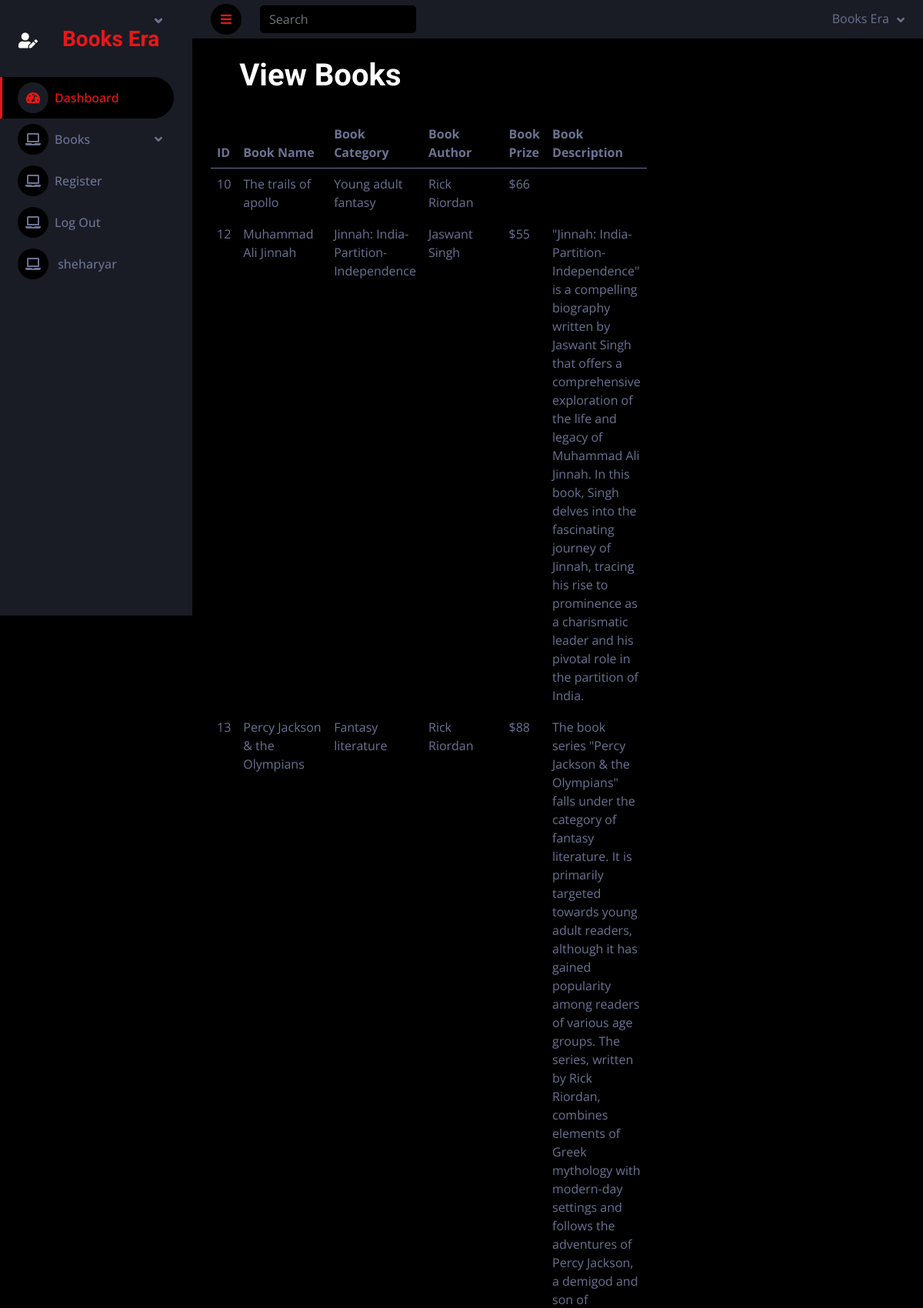
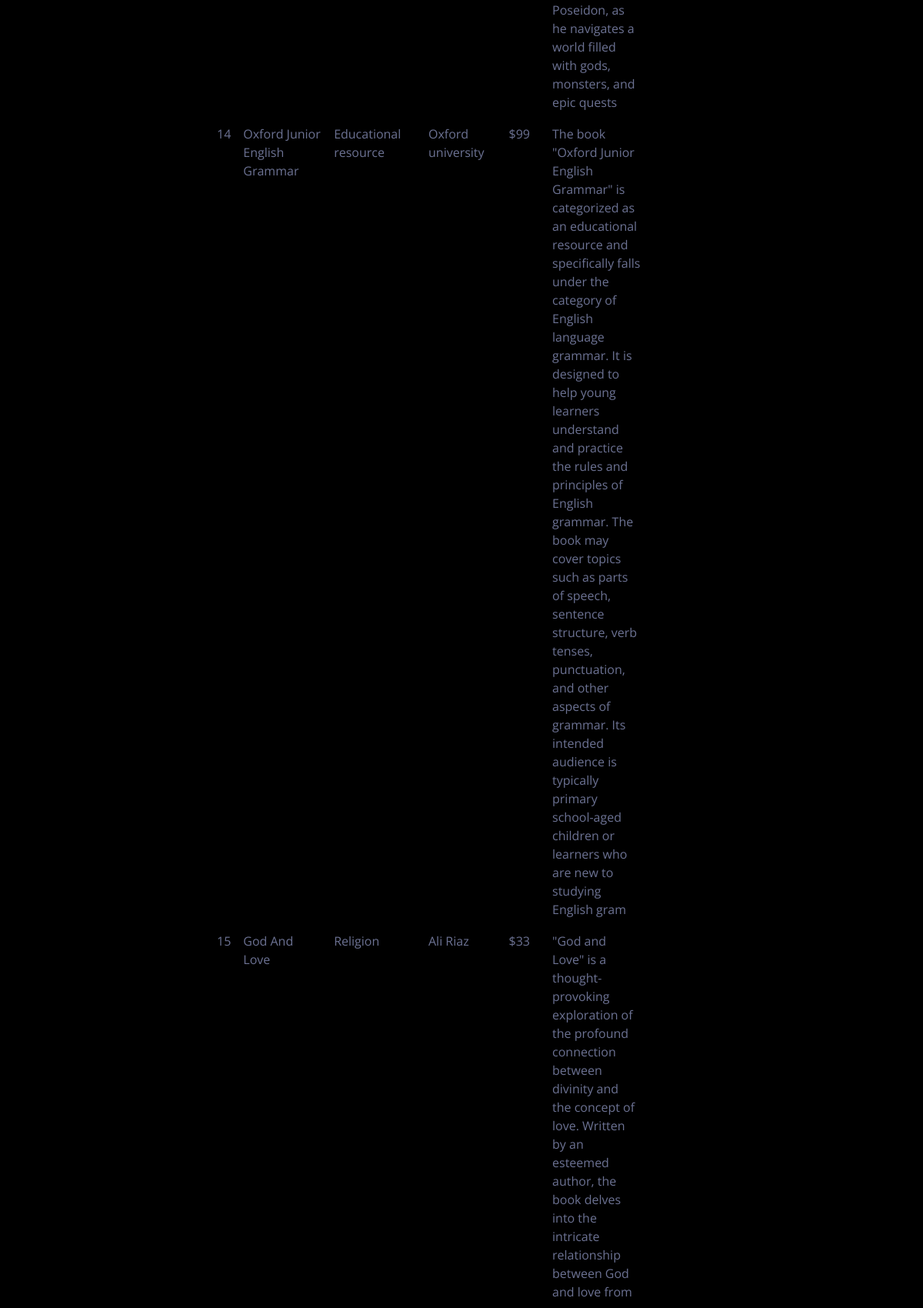
/viewbook.php (signed in, upper part), run on the app's committed database (2 pictures, top to bottom).
### tables this page shows
CREATE TABLE `book_table` (
  `id` int(11) NOT NULL,
  `book_name` varchar(50) NOT NULL,
  `book_cat` varchar(50) NOT NULL,
  `book_author` varchar(50) NOT NULL,
  `book_prize` text NOT NULL,
  `book_img` text NOT NULL,
  `book_desc` varchar(500) NOT NULL
);

### viewbook.php (the view, shortened to what this page needs)
<?php
include 'header.php';
?>
  <div class="container-fluid pt-4 px-4">
                <div class="row">
                   <div class="col-lg-4 text-center">
                    <h1>View Books</h1>
                   </div>
                </div>
                <div class="row mt-4">
                    <div class="col-lg-4">
                    <table class="table table-hover">
  <thead>
    <tr>
      <th scope="col">ID</th>
      <th scope="col">Book Name</th>
      <th scope="col">Book Category</th>
      <th scope="col">Book Author</th>
      <th scope="col">Book Prize</th>
      <th scope="col">Book Description</th>
    </tr>
  </thead>
  <tbody>
    <?php
    include "./config.php";
    $query = 'SELECT * FROM book_table';
    $result = mysqli_query($con, $query);
    foreach($result as $data){
    ?>
    <tr class="table-active">
      <td><?php echo $data['id'] ?></td>
      <td><?php echo $data['book_name'] ?></td>
      <td><?php echo $data['book_cat'] ?></td>
      <td><?php echo $data['book_author'] ?></td>
      <td><?php echo $data['book_prize'] ?></td>
      <td><?php echo $data['book_desc'] ?></td>
    </tr>
    <?php } ?>
  </tbody>
</table>
                    </div>
                </div>
            </div>

### header.php (shortened to what this page needs)
<!DOCTYPE html>
<html lang="en">
<head>
    <link href="https://cdnjs.cloudflare.com/ajax/libs/font-awesome/5.10.0/css/all.min.css" rel="stylesheet">
    <link href="https://cdn.jsdelivr.net/npm/bootstrap-icons@1.4.1/font/bootstrap-icons.css" rel="stylesheet">
    <link href="lib/owlcarousel/assets/owl.carousel.min.css" rel="stylesheet">
    <link href="lib/tempusdominus/css/tempusdominus-bootstrap-4.min.css" rel="stylesheet" />
    <link href="css/bootstrap.min.css" rel="stylesheet">
    <link href="css/style.css" rel="stylesheet">
</head>
<div class="container-fluid position-relative d-flex p-0">
        <div class="sidebar pe-4 pb-3">
            <nav class="navbar bg-secondary navbar-dark">
                <a href="index.html" class="navbar-brand mx-4 mb-3">
                    <h3 class="text-primary"><i class="fa fa-user-edit me-2"></i><a style="text-decoration: none;" href="./index.php">Books Era</a></h3>
                </a>
                <div class="navbar-nav w-100">
                        <?php
                        if(isset($_SESSION['name'])){
                        ?>
                        <a href="./index.php" class="nav-item nav-link active"><i class="fa fa-tachometer-alt me-2"></i>Dashboard</a>
                    <div class="nav-item dropdown">
                        <a href="#" class="nav-link dropdown-toggle" data-bs-toggle="dropdown"><i class="fa fa-laptop me-2"></i>Books</a>
                    </div>
                        <div class="nav-item">
                        <a href="./register.php" class="nav-link dropdown-toggle" data-bs-toggle=""><i class="fa fa-laptop me-2"></i>Register</a>
                        </div>
                        <div class="nav-item">
                        <a href="./logout.php" class="nav-link dropdown-toggle" data-bs-toggle=""><i class="fa fa-laptop me-2"></i>Log Out</a>
                        </div>
                        <?php } else { ?>
                        <div class="nav-item">
                        <a href="./login.php" class="nav-link dropdown-toggle" data-bs-toggle=""><i class="fa fa-laptop me-2"></i>Log In</a>
                        </div>
                        <?php } ?>
                        <div class="nav-item">
                        <a href="./login.php" class="nav-link dropdown-toggle" data-bs-toggle=""><i class="fa fa-laptop me-2"></i>
                    <?php
                    if(isset($_SESSION['name'])){
                        echo $_SESSION['name'];
                    }
                    ?>
                    </a>
                        </div>
                    </div>
                </div>
        </div>
        <div class="content">
            <nav class="navbar navbar-expand bg-secondary navbar-dark sticky-top px-4 py-0">
                <a href="#" class="sidebar-toggler flex-shrink-0">
                    <i class="fa fa-bars"></i>
                </a>
                <form class="d-none d-md-flex ms-4">
                    <input class="form-control bg-dark border-0" type="search" placeholder="Search">
                </form>
                <div class="navbar-nav align-items-center ms-auto">
                    <div class="nav-item dropdown">
                        <a href="#" class="nav-link dropdown-toggle" data-bs-toggle="dropdown">
                            <span class="d-none d-lg-inline-flex">Books Era</span>
                        </a>
                    </div>
                </div>
            </nav>
</body>
</html>

### style.css (style rules this page uses)
:root { --primary: #EB1616; --secondary: #191C24; --light: #6C7293; --dark: #000000; }
.sidebar { position: fixed; top: 0; left: 0; bottom: 0; width: 250px; height: 100vh; overflow-y: auto; background: var(--secondary); transition: 0.5s; z-index: 999; }
.content { margin-left: 250px; min-height: 100vh; background: var(--dark); transition: 0.5s; }
@media (min-width: 992px) { .sidebar { margin-left: 0; } }
@media (min-width: 992px) { .content { width: calc(100% - 250px); } }
.sidebar .navbar .navbar-nav .nav-link { padding: 7px 20px; color: var(--light); font-weight: 500; border-left: 3px solid var(--secondary); border-radius: 0 30px 30px 0; outline: none; }
.sidebar .navbar .navbar-nav .nav-link:hover, .sidebar .navbar .navbar-nav .nav-link.active { color: var(--primary); background: var(--dark); border-color: var(--primary); }
.sidebar .navbar .navbar-nav .nav-link i { width: 40px; height: 40px; display: inline-flex; align-items: center; justify-content: center; background: var(--dark); border-radius: 40px; }
.sidebar .navbar .navbar-nav .nav-link:hover i, .sidebar .navbar .navbar-nav .nav-link.active i { background: var(--secondary); }
.sidebar .navbar .dropdown-toggle::after { position: absolute; top: 15px; right: 15px; border: none; content: "\f107"; font-family: "Font Awesome 5 Free"; font-weight: 900; transition: .5s; }
.content .navbar .navbar-nav .nav-link { margin-left: 25px; padding: 12px 0; color: var(--light); outline: none; }
.content .navbar .sidebar-toggler, .content .navbar .navbar-nav .nav-link i { width: 40px; height: 40px; display: inline-flex; align-items: center; justify-content: center; background: var(--dark); border-radius: 40px; }
.content .navbar .dropdown-toggle::after { margin-left: 6px; vertical-align: middle; border: none; content: "\f107"; font-family: "Font Awesome 5 Free"; font-weight: 900; transition: .5s; }

### data on the page
book_table: id "10", book_name "The trails of apollo", book_cat "Young adult fantasy", book_author "Rick Riordan", book_prize "$66"
book_table: id "12", book_name "Muhammad Ali Jinnah", book_cat "Jinnah: India-Partition-Independence", book_author "Jaswant Singh", book_prize "$55", book_desc "\"Jinnah: India-Partition-Independence\" is a compelling biography written by Jaswant Singh that offers a comprehensive exploration of the life and legacy of Muhammad Ali Jinnah. In this book, Singh delves into the fascinating journey of Jinnah, tracing his rise to prominence as a charismatic leader and his pivotal role in the partition of India."
book_table: id "13", book_name "Percy Jackson & the Olympians", book_cat "Fantasy literature", book_author "Rick Riordan", book_prize "$88", book_desc "The book series \"Percy Jackson & the Olympians\" falls under the category of fantasy literature. It is primarily targeted towards young adult readers, although it has gained popularity among readers of various age groups. The series, written by Rick Riordan, combines elements of Greek mythology with modern-day settings and follows the adventures of Percy Jackson, a demigod and son of Poseidon, as he navigates a world filled with gods, monsters, and epic quests"
book_table: id "14", book_name "Oxford Junior English Grammar", book_cat "Educational resource", book_author "Oxford university", book_prize "$99", book_desc "The book \"Oxford Junior English Grammar\" is categorized as an educational resource and specifically falls under the category of English language grammar. It is designed to help young learners understand and practice the rules and principles of English grammar. The book may cover topics such as parts of speech, sentence structure, verb tenses, punctuation, and other aspects of grammar. Its intended audience is typically primary school-aged children or learners who are new to studying English gram"
book_table: id "15", book_name "God And Love", book_cat "Religion", book_author "Ali Riaz", book_prize "$33"

### other printed values
$_SESSION['name'] "sheharyar"
